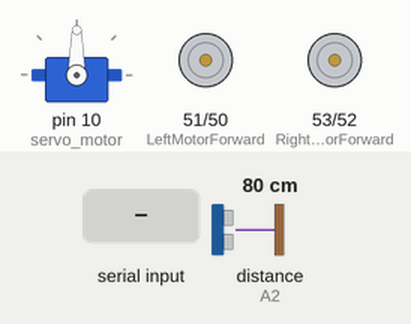
A sketch run on a simulated Arduino Mega 2560, built with avr-gcc and run on an emulated ATmega2560. Parts: servo, motor-driver pin pairs drawn as motors (green arrow = first pin HIGH = forward, orange = second pin HIGH = backward, longer = more drive). Inputs (shaded band) come from the test bench; at power-on: distance to the obstacle (sensor on A2) 80 cm. The echo pulse lasts 58.3 µs per cm.

Above: at 3.4 s.
3.5 s: "a" received over the second serial link
At 4.5 s:
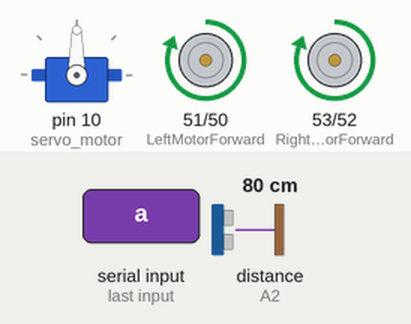
5.1 s: distance to the obstacle (sensor on A2) set to 22 cm
6.6 s: distance to the obstacle (sensor on A2) set to 18 cm
At 7.9 s:
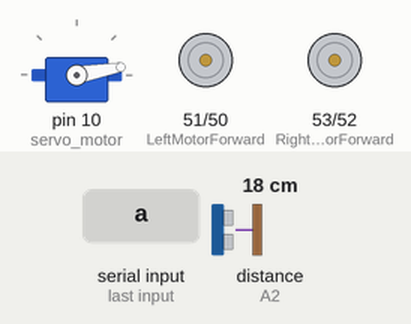
9.6 s: distance to the obstacle (sensor on A2) set to 35 cm
12.6 s: distance to the obstacle (sensor on A2) set to 2 cm
At 14.9 s:
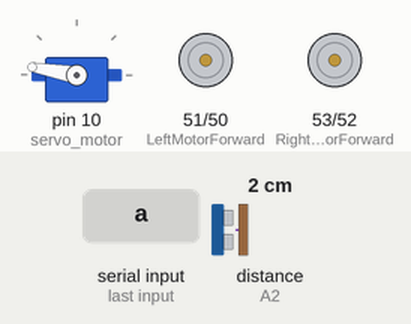
Timing chart, 0 to 16.6 s (numbered marks = the images above; inputs shaded):
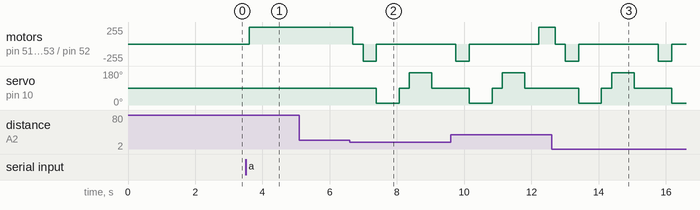

Measured:
- the behaviour switches between 21 and 20 cm on distance to the obstacle (sensor on A2) (found by bisection; images 1 and 2)
- after the input at 3.5 s, motor on pin 51 (LeftMotorForward) / pin 50 (LeftMotorBackward), motor on pin 53 (RightMotorForward) / pin 52 (RightMotorBackward): stopped → forward 255/255 after 0.10 s
- after the input at 5.1 s, every drawn part: stays the same
- after the input at 6.6 s, motor on pin 51 (LeftMotorForward) / pin 50 (LeftMotorBackward), motor on pin 53 (RightMotorForward) / pin 52 (RightMotorBackward): forward 255/255 → stopped after 0.09 s, → backward 255/255 0.30 s later, → stopped 0.40 s later
- after the input at 12.6 s, motor on pin 51 (LeftMotorForward) / pin 50 (LeftMotorBackward), motor on pin 53 (RightMotorForward) / pin 52 (RightMotorBackward): goes stopped 0.30 s, backward 255/255 0.40 s, stopped 2.4 s, backward 255/255 0.40 s, then stopped, starting after 0.11 s

The sketch:

Project.ino
```cpp
#include <Servo.h>
#include <NewPing.h>

const int LeftMotorForward = 51;
const int LeftMotorBackward = 50;
const int RightMotorForward = 53;
const int RightMotorBackward = 52;

#define trig_pin A1
#define echo_pin A2

#define max_distance 200

boolean goesForward = false;
int distance = 100;

boolean controlMode = true;

NewPing sonar(trig_pin, echo_pin, max_distance);
Servo servo_motor;

void setup() {

  Serial.begin(9600); // Serial 0 interface for PC
  Serial1.begin(9600); // Serial 1 interface for Bluetooth module

  pinMode(LeftMotorForward, OUTPUT);
  pinMode(LeftMotorBackward, OUTPUT);
  pinMode(RightMotorForward, OUTPUT);
  pinMode(RightMotorBackward, OUTPUT);

  servo_motor.attach(10);

  servo_motor.write(90);
  delay(2000);
  distance = readPing();
  delay(100);
  distance = readPing();

}

void loop() {
  char mode = 'c';
  if (Serial1.available()) { // Read from Bluetooth and send to PC
    mode = Serial1.read();
    if (mode == 'a')
      controlMode =  false;
    else if (mode == 'c')
      controlMode = true;
  }
  if (controlMode)
    controled();
  else
    autonomus();

}

void controled() {
  char comand = '0';
  if (Serial1.available()) { // Read from Bluetooth and send to PC
    comand = Serial1.read();
  }
  if (comand == '0')
    moveStop();
  if (comand == '1')
    moveForward();
  if (comand == '2')
    moveBackwards();
  if (comand == '3')
    turnRight();
  if (comand == '4')
    turnLeft();
  delay(100);
}

void autonomus() {
  //Serial.write("autonom\n");
  int distanceRight = 0;
  int distanceLeft = 0;
  delay(50);

  if (distance <= 20) {
    moveStop();
    delay(300);
    moveBackwards();
    delay(400);
    moveStop();
    distanceRight = LookRight();
    delay(300);
    distanceLeft = LookLeft();
    delay(300);

    if (distance >= distanceLeft) {
      turnRight();
      moveStop();
    }
    else {
      turnLeft();
      moveStop();
    }

  }
  else {
    moveForward();
  }
  distance = readPing();
}

int readPing() {
  delay(70);
  int cm = sonar.ping_cm();

  if (cm == 0)
    cm = 250;

  return cm;
}

int LookLeft() {
  servo_motor.write(170);
  delay(500);
  int distance = readPing();
  delay(100);
  servo_motor.write(90);
  return distance;
}

int LookRight() {
  servo_motor.write(10);
  delay(500);
  int distance = readPing();
  delay(100);
  servo_motor.write(90);
  return distance;
}

void moveStop() {
  digitalWrite(LeftMotorForward, LOW);
  digitalWrite(LeftMotorBackward, LOW);
  digitalWrite(RightMotorForward, LOW);
  digitalWrite(RightMotorBackward, LOW);
}

void moveForward() {
  //Serial.write("Front\n");
  digitalWrite(LeftMotorForward, HIGH);
  digitalWrite(LeftMotorBackward, LOW);
  digitalWrite(RightMotorForward, HIGH);
  digitalWrite(RightMotorBackward, LOW);
}

void moveBackwards() {
  //Serial.write("Back\n");
  digitalWrite(LeftMotorForward, LOW);
  digitalWrite(LeftMotorBackward, HIGH);
  digitalWrite(RightMotorForward, LOW);
  digitalWrite(RightMotorBackward, HIGH);
}

void turnLeft() {
  //Serial.write("Right\n");
  digitalWrite(LeftMotorForward, LOW);
  digitalWrite(LeftMotorBackward, LOW);
  digitalWrite(RightMotorForward, HIGH);
  digitalWrite(RightMotorBackward, LOW);
}

void turnRight() {
  //Serial.write("Left\n");
  digitalWrite(LeftMotorForward, HIGH);
  digitalWrite(LeftMotorBackward, LOW);
  digitalWrite(RightMotorForward, LOW);
  digitalWrite(RightMotorBackward, LOW);
}
```
